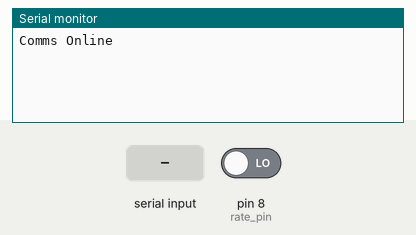
Bench run of a sketch on a simulated Arduino Mega 2560, built with avr-gcc and run on an emulated ATmega2560. On the bench: the last lines printed to the serial monitor. Inputs (shaded band) come from the test bench; at power-on: pin 8 (rate_pin) LOW.

Above: at 1.2 s.
1.3 s: "90,45\n" received over the second serial link
At 3.0 s:
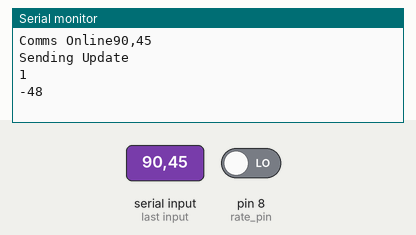
3.3 s: "30,150\n" received over the second serial link
At 3.7 s:
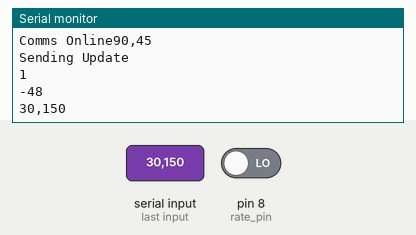

The sketch:

GroundStation_Code_V3.ino
```cpp
// These are the variables needed to control the rate
#define rate_pin 8 //Rate switch
int CRrate = 0; //Rate according to the rocket
int CGrate = 0; //Rate according to the ground

int packetOut = 0;
float tPacketOut = 0;

// These are variables used for the TNC
char inbyte = 0;
char buf[260];
int buflen = 0;

void setup() {

  //Set up comms with computer, wait
  Serial.begin(19200);
  delay(5);
  Serial.print("Comms Online");

  //Start comms with radio shield, wait
  Serial3.begin(4800);        //Set up comms with Radio shield
  delay(5);

  //Set radio stuff
  Serial3.print("MKC9TMD\r\n");    //Set callsign
  delay(10);
  Serial3.print("PWIDE1-1,WIDE2-1\r\n");  //Set Digipath. We don't really need it for this, but the TNC won't work without it
  delay(10);
  //WHAT THE FUUUCCCKKKKKK

}

void loop() {

  //This while loop waits for a packet to be coming from the rocket, then does stuff
  while (Serial3.available()) { //While radio data is coming in
    inbyte = Serial3.read();    //Get the byte
    if (inbyte == '\n') {       //If its the end of the packet, do the following:
      Serial.println(buf);     //Print to computer
      stripKISS(buf);         //Strip, store to variables
      //If a packet needs to go out, set it to be sent in 500ms
      if (checkState()) {
          packetOut=1;
          tPacketOut = millis();
      }

      buflen = 0;
    }
    else if ((inbyte > 31 && buflen < 260)) {   //If its a nonprintable character, don't record it
      buf[buflen++] = inbyte;
      buf[buflen] = 0;
    }
  }

  // If a packet needs to go out, send it
  if (packetOut) {
    if (millis()-tPacketOut > 500) {
      sendPacket();
      packetOut=0;
    }
  }

  //check switches, update variable states
  checkSwitches();

}

// Check switches and update variables
void checkSwitches() {
  //Set rate variable
  if (digitalRead(rate_pin)) {
    CGrate = 0;
  }
  else {
    CGrate = 1;
  }
}

//This strips the crap out of the packet and stores stuff to the CR variables and data variables
void stripKISS(char buff[]) {

  //Take the 14th character, store to rate variable
  CRrate = buff[14] - '0';

}

//Check if rocket and ground variables match
int checkState() {

  //Check rate variable
  if (CRrate != CGrate) {
    return 1;
  }
  return 0;
}

// This is the function that actually sends the packet
void sendPacket() {
  Serial.println("Sending Update"); //Tell computer that a packet is going out, not needed
  Serial.println(CGrate);
  Serial.println(CRrate);
  Serial3.print("!"); //Open packet
  Serial3.print(CGrate); //Send rate
  Serial3.print("\r\n"); //Close packet

}
```

Measured:
- after the input at 1.3 s, the serial monitor: prints a new line at once (image 1)
- after the input at 3.3 s, the serial monitor: prints a new line at once (image 2)
